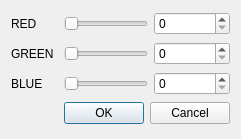
<?xml version="1.0" encoding="UTF-8"?>
<ui version="4.0">
 <class>Color_pick</class>
 <widget class="QDialog" name="Color_pick">
  <property name="geometry">
   <rect>
    <x>0</x>
    <y>0</y>
    <width>241</width>
    <height>139</height>
   </rect>
  </property>
  <property name="windowTitle">
   <string>Dialog</string>
  </property>
  <layout class="QGridLayout" name="gridLayout">
   <item row="1" column="2">
    <widget class="QSlider" name="horizontalSlider_green">
     <property name="sizePolicy">
      <sizepolicy hsizetype="Maximum" vsizetype="Fixed">
       <horstretch>0</horstretch>
       <verstretch>0</verstretch>
      </sizepolicy>
     </property>
     <property name="maximum">
      <number>255</number>
     </property>
     <property name="orientation">
      <enum>Qt::Horizontal</enum>
     </property>
    </widget>
   </item>
   <item row="3" column="2" colspan="2">
    <widget class="QDialogButtonBox" name="buttonBox">
     <property name="orientation">
      <enum>Qt::Horizontal</enum>
     </property>
     <property name="standardButtons">
      <set>QDialogButtonBox::Cancel|QDialogButtonBox::Ok</set>
     </property>
    </widget>
   </item>
   <item row="0" column="2">
    <widget class="QSlider" name="horizontalSlider_red">
     <property name="sizePolicy">
      <sizepolicy hsizetype="Maximum" vsizetype="Fixed">
       <horstretch>0</horstretch>
       <verstretch>0</verstretch>
      </sizepolicy>
     </property>
     <property name="maximum">
      <number>255</number>
     </property>
     <property name="orientation">
      <enum>Qt::Horizontal</enum>
     </property>
    </widget>
   </item>
   <item row="2" column="0" colspan="2">
    <widget class="QLabel" name="label_3">
     <property name="sizePolicy">
      <sizepolicy hsizetype="Maximum" vsizetype="Preferred">
       <horstretch>0</horstretch>
       <verstretch>0</verstretch>
      </sizepolicy>
     </property>
     <property name="text">
      <string>BLUE</string>
     </property>
    </widget>
   </item>
   <item row="0" column="0" colspan="2">
    <widget class="QLabel" name="label">
     <property name="sizePolicy">
      <sizepolicy hsizetype="Maximum" vsizetype="Preferred">
       <horstretch>0</horstretch>
       <verstretch>0</verstretch>
      </sizepolicy>
     </property>
     <property name="text">
      <string>RED</string>
     </property>
    </widget>
   </item>
   <item row="1" column="0" colspan="2">
    <widget class="QLabel" name="label_2">
     <property name="sizePolicy">
      <sizepolicy hsizetype="Maximum" vsizetype="Preferred">
       <horstretch>0</horstretch>
       <verstretch>0</verstretch>
      </sizepolicy>
     </property>
     <property name="text">
      <string>GREEN</string>
     </property>
    </widget>
   </item>
   <item row="2" column="3">
    <widget class="QSpinBox" name="spinBox_blue">
     <property name="maximum">
      <number>255</number>
     </property>
    </widget>
   </item>
   <item row="1" column="3">
    <widget class="QSpinBox" name="spinBox_green">
     <property name="maximum">
      <number>255</number>
     </property>
    </widget>
   </item>
   <item row="0" column="3">
    <widget class="QSpinBox" name="spinBox_red">
     <property name="maximum">
      <number>255</number>
     </property>
    </widget>
   </item>
   <item row="2" column="2">
    <widget class="QSlider" name="horizontalSlider_blue">
     <property name="sizePolicy">
      <sizepolicy hsizetype="Maximum" vsizetype="Fixed">
       <horstretch>0</horstretch>
       <verstretch>0</verstretch>
      </sizepolicy>
     </property>
     <property name="maximum">
      <number>255</number>
     </property>
     <property name="orientation">
      <enum>Qt::Horizontal</enum>
     </property>
    </widget>
   </item>
   <item row="3" column="0" colspan="2">
    <widget class="QWidget" name="widget_color" native="true">
     <property name="sizePolicy">
      <sizepolicy hsizetype="Preferred" vsizetype="Preferred">
       <horstretch>0</horstretch>
       <verstretch>0</verstretch>
      </sizepolicy>
     </property>
    </widget>
   </item>
  </layout>
 </widget>
 <resources/>
 <connections>
  <connection>
   <sender>buttonBox</sender>
   <signal>accepted()</signal>
   <receiver>Color_pick</receiver>
   <slot>accept()</slot>
   <hints>
    <hint type="sourcelabel">
     <x>248</x>
     <y>254</y>
    </hint>
    <hint type="destinationlabel">
     <x>157</x>
     <y>274</y>
    </hint>
   </hints>
  </connection>
  <connection>
   <sender>buttonBox</sender>
   <signal>rejected()</signal>
   <receiver>Color_pick</receiver>
   <slot>reject()</slot>
   <hints>
    <hint type="sourcelabel">
     <x>316</x>
     <y>260</y>
    </hint>
    <hint type="destinationlabel">
     <x>286</x>
     <y>274</y>
    </hint>
   </hints>
  </connection>
 </connections>
</ui>
